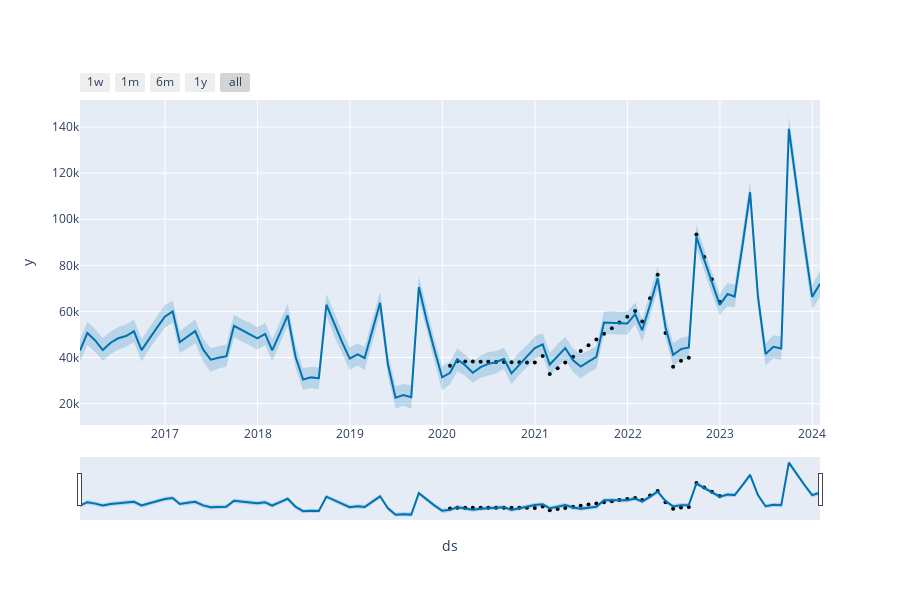

The code cell stored with this chart in its notebook:
### Code cell
reference_ids = list(new_sales_refenrece_ids_with_sales_count()) 
id = random.choice(reference_ids)
display(id)
sales = new_sales_collection.find({"Reference_Full_ID":id['_id']})
sales_df = pd.DataFrame(list(sales))
display(sales_df[sales_df['Monthly_Sales'] == None])
# df = sales_df.copy()
# tmp = df[["Monthly_Sales", "Sales_Period"]].copy()
# # tmp = tmp.set_index("Sales_Period")
# # tmp = tmp.reset_index()[["Sales_Period", "Monthly_Sales"]].rename(
# #     columns={"Sales_Period": "ds", "Monthly_Sales": "y"}
# # )
# display(tmp)
m = prophet_forecast_model(sales_df)
forcast = get_prediction(m,1)
plot_plotly(m,forcast)
